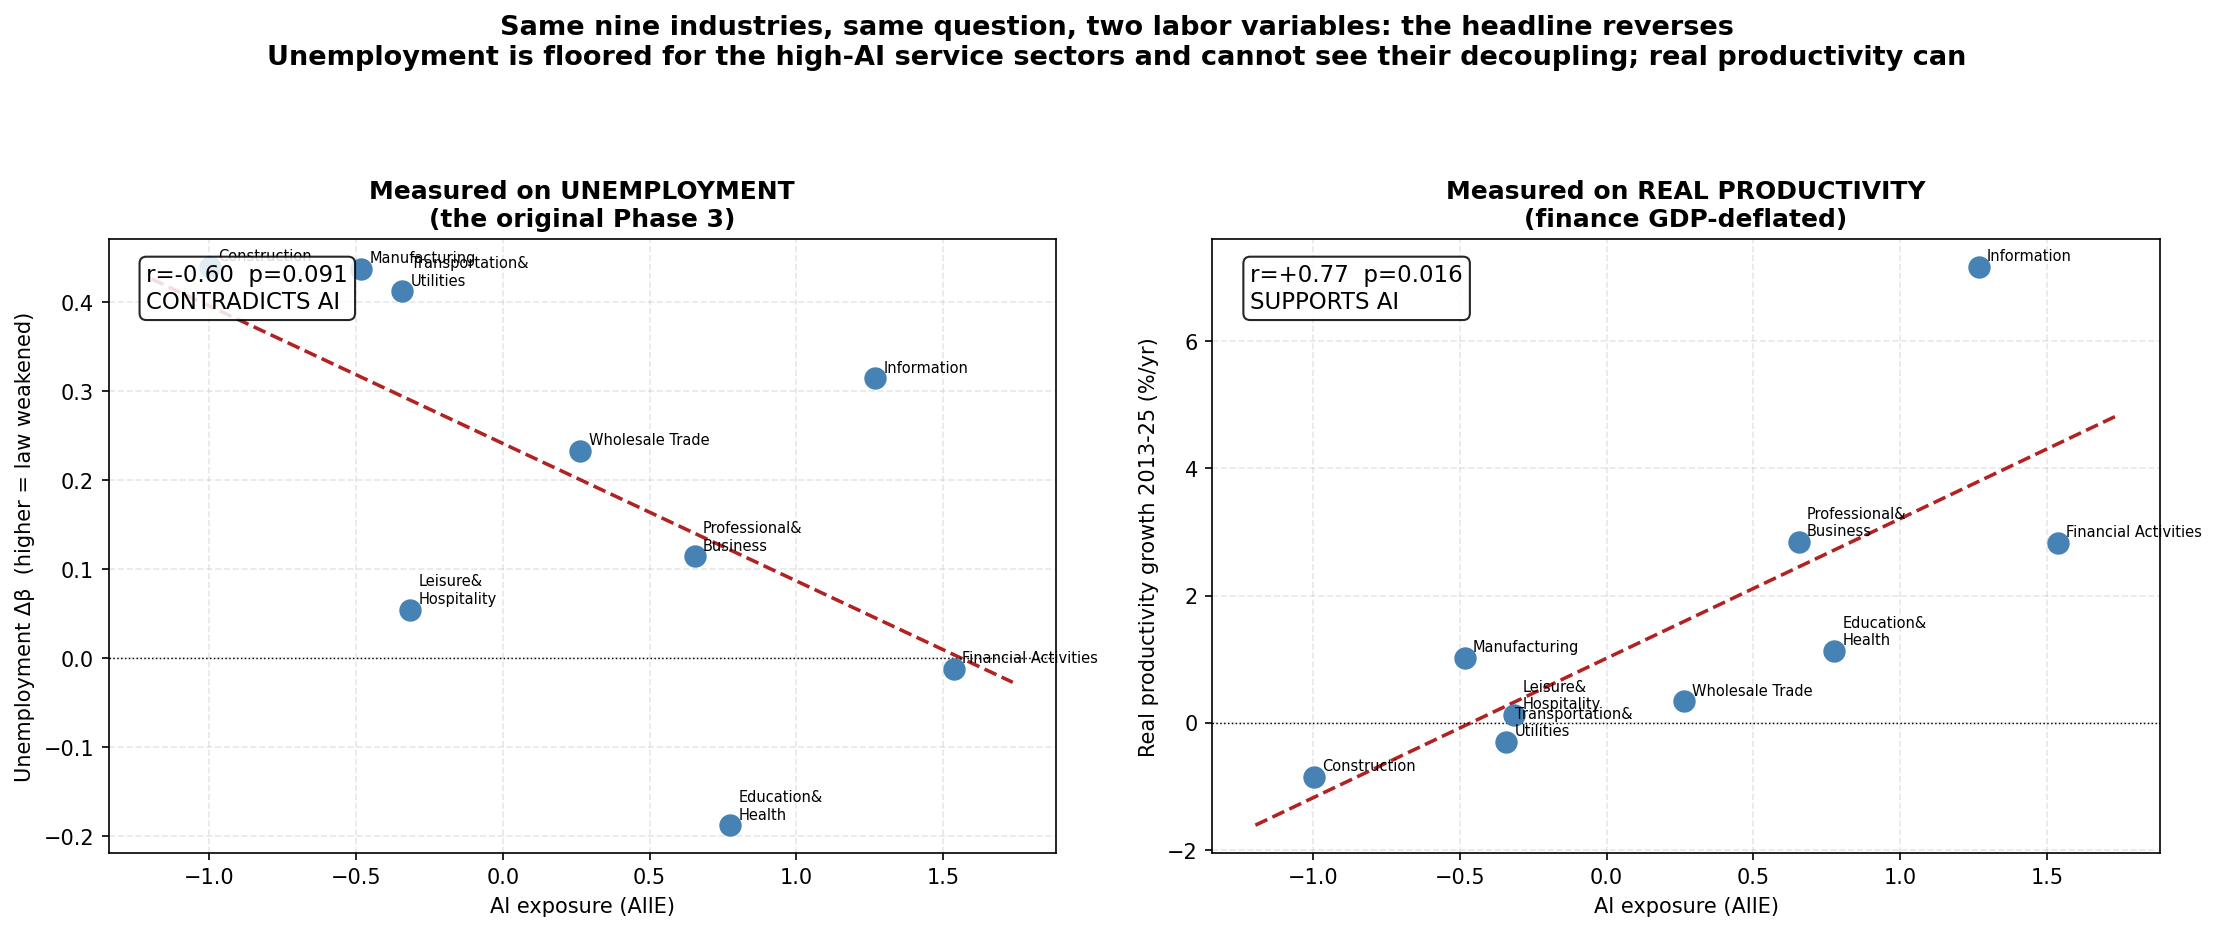

This chart was generated by the following Python code:
"""
real_productivity_ai_crosssection.py
The corrected Phase 3: does AI exposure predict the output-labor decoupling?

The original Phase 3 measured Okun's law with the UNEMPLOYMENT rate and found
AI exposure predicts LESS breakdown (r=-0.61), the project's "contradicts AI"
headline. But unemployment is saturated for the high-AI service sectors, which
sit at their unemployment floor. Re-measured on REAL PRODUCTIVITY (real output
per worker, the variable AI actually targets), the sign flips and becomes
significant.

Two corrections make this honest:
  - Finance output (VAFI) is NOMINAL and its BEA deflator is FISIM-broken, so
    finance is deflated with the neutral GDP deflator. The other eight sectors
    use their BEA real value added (RVA*), whose deflators are fine.
  - Employment is each sector's headcount; finance uses Finance & Insurance
    (NAICS 52) to match its Finance & Insurance output.

Outputs real_productivity_ai_crosssection.png and a console table.
Reads from FRED-Data/. Run from the repo root.
"""

import os, glob
import numpy as np
import pandas as pd
import matplotlib
matplotlib.use("Agg")
import matplotlib.pyplot as plt
from scipy import stats as sp

DATA = "FRED-Data/"
CUT  = pd.Timestamp("2022-10-01")
EXC  = pd.date_range("2020-04-01", "2022-01-01", freq="QS")


def find(f):
    if os.path.exists(DATA + f):
        return DATA + f
    m = glob.glob(DATA + "*" + f)
    return m[0]


def load(f):
    d = pd.read_csv(find(f)); d.columns = [c.strip() for c in d.columns]
    d[d.columns[0]] = pd.to_datetime(d[d.columns[0]]); d = d.set_index(d.columns[0])
    return pd.to_numeric(d.iloc[:, 0], errors="coerce").dropna()


def esum(fs):
    s = None
    for f in fs:
        x = load(f).resample("QS").mean(); s = x if s is None else s.add(x, fill_value=np.nan)
    return s


def cagr(s):
    s = s[s.index >= "2013-01-01"].dropna(); yrs = (s.index[-1] - s.index[0]).days / 365.25
    return ((s.iloc[-1] / s.iloc[0]) ** (1 / yrs) - 1) * 100


gdpdef = load("gdp_deflator_GDPDEF.csv")
vn = load("financial_activities_value_added_VAFI.csv")
fin_real = vn / gdpdef.reindex(vn.index).interpolate() * 100

# name: (real output, employment files, unemployment file, AIIE)
S = {
 "Financial Activities":       (fin_real, ["finance_insurance_employment_CES5552000001.csv"], "financial_activities_unemployment_rate_LNU04032238.csv", 1.538),
 "Information":                (load("information_sector_value_added_RVAI.csv"), ["information_sector_employment_USINFO.csv"], "information_sector_unemployment_rate_LNU04032237.csv", 1.268),
 "Education & Health":         (load("health_care_social_assistance_value_added_RVAHCSA.csv"), ["education_health_employment_USEHS.csv"], "education_health_unemployment_rate_LNU04032240.csv", 0.775),
 "Professional & Business":    (load("professional_business_services_value_added_RVAPBS.csv"), ["professional_business_services_employment_USPBS.csv"], "professional_business_services_unemployment_rate_LNU04032239.csv", 0.654),
 "Wholesale Trade":           (load("wholesale_trade_value_added_RVAW.csv"), ["wholesale_trade_employment_USWTRADE.csv"], "wholesale_retail_trade_unemployment_rate_LNU04032235.csv", 0.264),
 "Leisure & Hospitality":     (load("leisure_hospitality_value_added_RVAAERAF.csv"), ["leisure_hospitality_employment_USLAH.csv"], "leisure_hospitality_unemployment_rate_LNU04032241.csv", -0.315),
 "Transportation & Utilities":(load("transportation_warehousing_value_added_RVAT.csv"), ["transportation_warehousing_employment_CES4300000001.csv", "utilities_employment_CES4422000001.csv"], "transportation_utilities_unemployment_rate_LNU04032236.csv", -0.342),
 "Manufacturing":             (load("manufacturing_value_added_RVAMA.csv"), ["manufacturing_employment_MANEMP.csv"], "manufacturing_unemployment_rate_LNU04032232.csv", -0.484),
 "Construction":              (load("construction_value_added_RVAC.csv"), ["construction_employment_USCONS.csv"], "construction_unemployment_rate_LNU04032231.csv", -0.997),
}

rows = []
for name, (out, efs, uf, aiie) in S.items():
    emp = esum(efs)
    prod = cagr((out / emp).dropna())
    # original unemployment difference-form delta-beta (COVID excluded)
    u = load(uf).resample("QS").mean()
    d = pd.DataFrame({"o": out, "u": u}).dropna()
    d["dy"] = d["o"].pct_change(4) * 100; d["du"] = d["u"].diff(4)
    d = d[~d.index.isin(EXC)].dropna()
    bpre = np.polyfit(d[d.index < CUT]["dy"], d[d.index < CUT]["du"], 1)[0]
    bpost = np.polyfit(d[d.index >= CUT]["dy"], d[d.index >= CUT]["du"], 1)[0]
    rows.append(dict(sector=name, aiie=aiie, prod=prod, dbeta=bpost - bpre))
R = pd.DataFrame(rows)

print(R.sort_values("aiie", ascending=False)[["sector", "aiie", "dbeta", "prod"]].round(3).to_string(index=False))

fig, axes = plt.subplots(1, 2, figsize=(15, 6.3))
for ax, col, ylab, title in [
    (axes[0], "dbeta", "Unemployment Δβ  (higher = law weakened)",
     "Measured on UNEMPLOYMENT\n(the original Phase 3)"),
    (axes[1], "prod", "Real productivity growth 2013-25 (%/yr)",
     "Measured on REAL PRODUCTIVITY\n(finance GDP-deflated)")]:
    sl, ic, r, p, se = sp.linregress(R["aiie"], R[col])
    ax.scatter(R["aiie"], R[col], s=95, color="steelblue", zorder=3)
    for _, rw in R.iterrows():
        ax.annotate(rw["sector"].replace(" & ", "&\n"), (rw["aiie"], rw[col]),
                    xytext=(4, 3), textcoords="offset points", fontsize=7)
    xs = np.linspace(R["aiie"].min() - 0.2, R["aiie"].max() + 0.2, 50)
    ax.plot(xs, ic + sl * xs, "--", color="firebrick", lw=1.7)
    verdict = "CONTRADICTS AI" if (r < 0 and p < 0.15) else ("SUPPORTS AI" if (r > 0 and p < 0.10) else "no relationship")
    ax.text(0.04, 0.96, f"r={r:+.2f}  p={p:.3f}\n{verdict}", transform=ax.transAxes, va="top",
            fontsize=11, bbox=dict(boxstyle="round", fc="white", alpha=0.85))
    ax.axhline(0, color="black", lw=0.7, ls=":")
    ax.set_xlabel("AI exposure (AIIE)", fontsize=10); ax.set_ylabel(ylab, fontsize=10)
    ax.set_title(title, fontsize=12, fontweight="bold"); ax.grid(True, ls="--", alpha=0.3)

fig.suptitle("Same nine industries, same question, two labor variables: the headline reverses\n"
             "Unemployment is floored for the high-AI service sectors and cannot see their decoupling; real productivity can",
             fontsize=13, fontweight="bold")
plt.tight_layout(rect=[0, 0, 1, 0.92])
plt.savefig("real_productivity_ai_crosssection.png", dpi=150, bbox_inches="tight")
print("\nChart saved: real_productivity_ai_crosssection.png")
